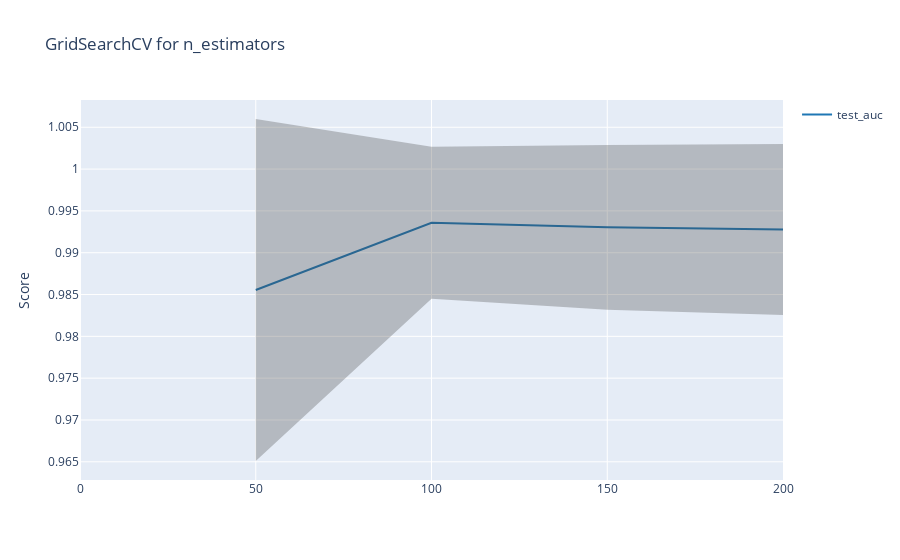

Source (notebook cell):
### Code cell
fig = go.Figure([
    go.Scatter(
        name='test_auc',
        x=gs_ada_df['n_estimators'],
        y=gs_ada_df['mean_test_AUC'],
        mode='lines',
        line=dict(color='rgb(31, 119, 180)'),
    ),
    go.Scatter(
        x=gs_ada_df['n_estimators'],
        y=gs_ada_df['mean_test_AUC']+gs_ada_df['std_test_AUC'],
        mode='lines',
        marker=dict(color="#444"),
        line=dict(width=0),
        showlegend=False
    ),
    go.Scatter(
        x=gs_ada_df['n_estimators'],
        y=gs_ada_df['mean_test_AUC']-gs_ada_df['std_test_AUC'],
        marker=dict(color="#444"),
        line=dict(width=0),
        mode='lines',
        fillcolor='rgba(68, 68, 68, 0.3)',
        fill='tonexty',
        showlegend=False
    )
])
fig.update_layout(
    yaxis_title='Score',
    title='GridSearchCV for n_estimators',
    hovermode="x"
)
fig.show()

### Figure 1 — Plotly figure (JSON) as saved in the notebook; plotly's stock layout.template omitted (floating-point values rounded to 4 significant figures)
{"data": [{"line": {"color": "rgb(31, 119, 180)"}, "mode": "lines", "name": "test_auc", "type": "scatter", "x": [0, 50, 100, 150, 200], "y": [null, 0.9855, 0.9936, 0.993, 0.9928]}, {"line": {"width": 0}, "marker": {"color": "#444"}, "mode": "lines", "showlegend": false, "type": "scatter", "x": [0, 50, 100, 150, 200], "y": [null, 1.006, 1.003, 1.003, 1.003]}, {"fill": "tonexty", "fillcolor": "rgba(68, 68, 68, 0.3)", "line": {"width": 0}, "marker": {"color": "#444"}, "mode": "lines", "showlegend": false, "type": "scatter", "x": [0, 50, 100, 150, 200], "y": [null, 0.9651, 0.9845, 0.9832, 0.9825]}], "layout": {"hovermode": "x", "title": {"text": "GridSearchCV for n_estimators"}, "yaxis": {"title": {"text": "Score"}}}}
